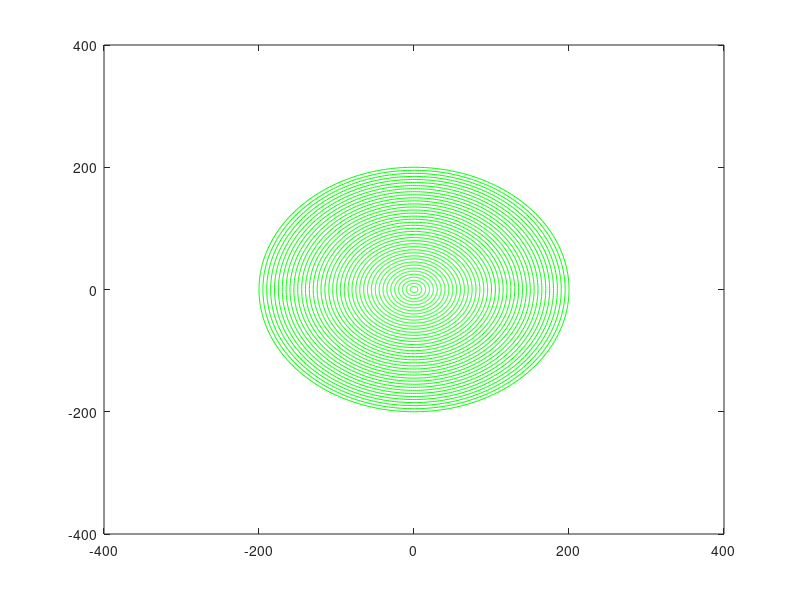

Write MATLAB code to recreate this figure.
r1 = 5;
theta = linspace(-pi,pi,400);
for k=1:1:40
    x = r1*k*cos(theta);
    y = r1*k*sin(theta);
    plot(x,y,'g');
    axis([-400 400 -400 400]);
    pause(0.2);
    hold on;
end
